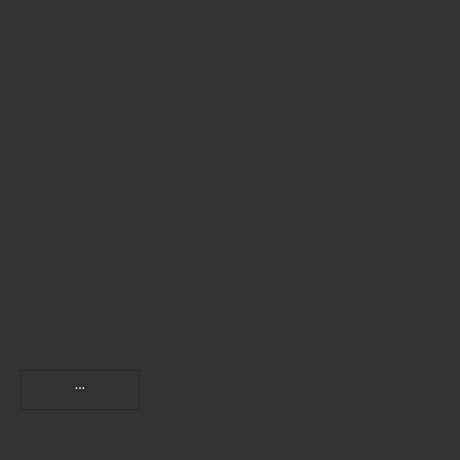
<?xml version="1.0" encoding="UTF-8"?>
<ui version="4.0">
 <class>Main_window</class>
 <widget class="QWidget" name="Main_window">
  <property name="geometry">
   <rect>
    <x>0</x>
    <y>0</y>
    <width>460</width>
    <height>460</height>
   </rect>
  </property>
  <property name="sizePolicy">
   <sizepolicy hsizetype="Preferred" vsizetype="Preferred">
    <horstretch>0</horstretch>
    <verstretch>0</verstretch>
   </sizepolicy>
  </property>
  <property name="minimumSize">
   <size>
    <width>460</width>
    <height>460</height>
   </size>
  </property>
  <property name="maximumSize">
   <size>
    <width>460</width>
    <height>460</height>
   </size>
  </property>
  <property name="mouseTracking">
   <bool>true</bool>
  </property>
  <property name="focusPolicy">
   <enum>Qt::StrongFocus</enum>
  </property>
  <property name="windowTitle">
   <string>Nerf_Turret_PC</string>
  </property>
  <property name="styleSheet">
   <string notr="true">background-color: rgb(51, 51, 51);</string>
  </property>
  <widget class="QPushButton" name="motor_on_button">
   <property name="enabled">
    <bool>false</bool>
   </property>
   <property name="geometry">
    <rect>
     <x>30</x>
     <y>120</y>
     <width>100</width>
     <height>60</height>
    </rect>
   </property>
   <property name="sizePolicy">
    <sizepolicy hsizetype="Preferred" vsizetype="Preferred">
     <horstretch>0</horstretch>
     <verstretch>0</verstretch>
    </sizepolicy>
   </property>
   <property name="focusPolicy">
    <enum>Qt::StrongFocus</enum>
   </property>
   <property name="contextMenuPolicy">
    <enum>Qt::DefaultContextMenu</enum>
   </property>
   <property name="acceptDrops">
    <bool>false</bool>
   </property>
   <property name="autoFillBackground">
    <bool>false</bool>
   </property>
   <property name="styleSheet">
    <string notr="true"> QPushButton:flat {   border: none; }</string>
   </property>
   <property name="text">
    <string/>
   </property>
   <property name="icon">
    <iconset>
     <normaloff>motor_off.png</normaloff>motor_off.png</iconset>
   </property>
   <property name="iconSize">
    <size>
     <width>120</width>
     <height>120</height>
    </size>
   </property>
   <property name="checkable">
    <bool>true</bool>
   </property>
   <property name="autoDefault">
    <bool>false</bool>
   </property>
   <property name="default">
    <bool>false</bool>
   </property>
   <property name="flat">
    <bool>true</bool>
   </property>
  </widget>
  <widget class="QPushButton" name="bluetooth_button">
   <property name="geometry">
    <rect>
     <x>20</x>
     <y>40</y>
     <width>120</width>
     <height>60</height>
    </rect>
   </property>
   <property name="sizePolicy">
    <sizepolicy hsizetype="Preferred" vsizetype="Preferred">
     <horstretch>0</horstretch>
     <verstretch>0</verstretch>
    </sizepolicy>
   </property>
   <property name="autoFillBackground">
    <bool>false</bool>
   </property>
   <property name="styleSheet">
    <string notr="true"> QPushButton:flat {   border: none; }</string>
   </property>
   <property name="text">
    <string/>
   </property>
   <property name="icon">
    <iconset>
     <normaloff>not_connect.png</normaloff>not_connect.png</iconset>
   </property>
   <property name="iconSize">
    <size>
     <width>120</width>
     <height>120</height>
    </size>
   </property>
   <property name="checkable">
    <bool>true</bool>
   </property>
   <property name="flat">
    <bool>true</bool>
   </property>
  </widget>
  <widget class="QTextEdit" name="textedit">
   <property name="enabled">
    <bool>false</bool>
   </property>
   <property name="geometry">
    <rect>
     <x>20</x>
     <y>370</y>
     <width>120</width>
     <height>40</height>
    </rect>
   </property>
   <property name="font">
    <font>
     <family>Impact</family>
     <pointsize>10</pointsize>
     <kerning>false</kerning>
    </font>
   </property>
   <property name="cursor" stdset="0">
    <cursorShape>IBeamCursor</cursorShape>
   </property>
   <property name="html">
    <string>&lt;!DOCTYPE HTML PUBLIC &quot;-//W3C//DTD HTML 4.0//EN&quot; &quot;http://www.w3.org/TR/REC-html40/strict.dtd&quot;&gt;
&lt;html&gt;&lt;head&gt;&lt;meta name=&quot;qrichtext&quot; content=&quot;1&quot; /&gt;&lt;style type=&quot;text/css&quot;&gt;
p, li { white-space: pre-wrap; }
&lt;/style&gt;&lt;/head&gt;&lt;body style=&quot; font-family:'Impact'; font-size:10pt; font-weight:400; font-style:normal;&quot;&gt;
&lt;p align=&quot;center&quot; style=&quot; margin-top:12px; margin-bottom:12px; margin-left:0px; margin-right:0px; -qt-block-indent:0; text-indent:0px;&quot;&gt;&lt;span style=&quot; color:#ffffff;&quot;&gt;...&lt;/span&gt;&lt;/p&gt;&lt;/body&gt;&lt;/html&gt;</string>
   </property>
  </widget>
  <widget class="QPushButton" name="check_button">
   <property name="enabled">
    <bool>false</bool>
   </property>
   <property name="geometry">
    <rect>
     <x>20</x>
     <y>310</y>
     <width>120</width>
     <height>40</height>
    </rect>
   </property>
   <property name="focusPolicy">
    <enum>Qt::StrongFocus</enum>
   </property>
   <property name="styleSheet">
    <string notr="true"> QPushButton:flat {   border: none; }</string>
   </property>
   <property name="text">
    <string/>
   </property>
   <property name="icon">
    <iconset>
     <normaloff>check_button.png</normaloff>check_button.png</iconset>
   </property>
   <property name="iconSize">
    <size>
     <width>141</width>
     <height>141</height>
    </size>
   </property>
   <property name="checkable">
    <bool>true</bool>
   </property>
   <property name="flat">
    <bool>true</bool>
   </property>
  </widget>
  <widget class="QLabel" name="pad_label">
   <property name="enabled">
    <bool>true</bool>
   </property>
   <property name="geometry">
    <rect>
     <x>190</x>
     <y>40</y>
     <width>242</width>
     <height>242</height>
    </rect>
   </property>
   <property name="sizePolicy">
    <sizepolicy hsizetype="Preferred" vsizetype="Preferred">
     <horstretch>30</horstretch>
     <verstretch>30</verstretch>
    </sizepolicy>
   </property>
   <property name="mouseTracking">
    <bool>true</bool>
   </property>
   <property name="frameShape">
    <enum>QFrame::NoFrame</enum>
   </property>
   <property name="frameShadow">
    <enum>QFrame::Plain</enum>
   </property>
   <property name="lineWidth">
    <number>0</number>
   </property>
   <property name="text">
    <string/>
   </property>
   <property name="textFormat">
    <enum>Qt::AutoText</enum>
   </property>
   <property name="pixmap">
    <pixmap>pad-pc.png</pixmap>
   </property>
   <property name="scaledContents">
    <bool>false</bool>
   </property>
  </widget>
  <widget class="QLabel" name="pad_label_s">
   <property name="enabled">
    <bool>true</bool>
   </property>
   <property name="geometry">
    <rect>
     <x>280</x>
     <y>380</y>
     <width>60</width>
     <height>60</height>
    </rect>
   </property>
   <property name="sizePolicy">
    <sizepolicy hsizetype="Preferred" vsizetype="Preferred">
     <horstretch>30</horstretch>
     <verstretch>30</verstretch>
    </sizepolicy>
   </property>
   <property name="mouseTracking">
    <bool>true</bool>
   </property>
   <property name="text">
    <string/>
   </property>
   <property name="pixmap">
    <pixmap>pad-pc-s.png</pixmap>
   </property>
   <property name="scaledContents">
    <bool>true</bool>
   </property>
  </widget>
  <widget class="QLabel" name="pad_label_w">
   <property name="enabled">
    <bool>true</bool>
   </property>
   <property name="geometry">
    <rect>
     <x>280</x>
     <y>300</y>
     <width>60</width>
     <height>60</height>
    </rect>
   </property>
   <property name="sizePolicy">
    <sizepolicy hsizetype="Preferred" vsizetype="Preferred">
     <horstretch>30</horstretch>
     <verstretch>30</verstretch>
    </sizepolicy>
   </property>
   <property name="mouseTracking">
    <bool>true</bool>
   </property>
   <property name="text">
    <string/>
   </property>
   <property name="pixmap">
    <pixmap>pad-pc-w.png</pixmap>
   </property>
   <property name="scaledContents">
    <bool>true</bool>
   </property>
  </widget>
  <widget class="QLabel" name="pad_label_a">
   <property name="enabled">
    <bool>true</bool>
   </property>
   <property name="geometry">
    <rect>
     <x>200</x>
     <y>380</y>
     <width>60</width>
     <height>60</height>
    </rect>
   </property>
   <property name="sizePolicy">
    <sizepolicy hsizetype="Preferred" vsizetype="Preferred">
     <horstretch>30</horstretch>
     <verstretch>30</verstretch>
    </sizepolicy>
   </property>
   <property name="mouseTracking">
    <bool>true</bool>
   </property>
   <property name="text">
    <string/>
   </property>
   <property name="pixmap">
    <pixmap>pad-pc-a.png</pixmap>
   </property>
   <property name="scaledContents">
    <bool>true</bool>
   </property>
  </widget>
  <widget class="QLabel" name="pad_label_d">
   <property name="enabled">
    <bool>true</bool>
   </property>
   <property name="geometry">
    <rect>
     <x>360</x>
     <y>380</y>
     <width>60</width>
     <height>60</height>
    </rect>
   </property>
   <property name="sizePolicy">
    <sizepolicy hsizetype="Preferred" vsizetype="Preferred">
     <horstretch>30</horstretch>
     <verstretch>30</verstretch>
    </sizepolicy>
   </property>
   <property name="mouseTracking">
    <bool>true</bool>
   </property>
   <property name="text">
    <string/>
   </property>
   <property name="pixmap">
    <pixmap>pad-pc-d.png</pixmap>
   </property>
   <property name="scaledContents">
    <bool>true</bool>
   </property>
  </widget>
  <widget class="QPushButton" name="auto_button">
   <property name="enabled">
    <bool>true</bool>
   </property>
   <property name="geometry">
    <rect>
     <x>20</x>
     <y>230</y>
     <width>130</width>
     <height>60</height>
    </rect>
   </property>
   <property name="sizePolicy">
    <sizepolicy hsizetype="Preferred" vsizetype="Preferred">
     <horstretch>0</horstretch>
     <verstretch>0</verstretch>
    </sizepolicy>
   </property>
   <property name="focusPolicy">
    <enum>Qt::StrongFocus</enum>
   </property>
   <property name="contextMenuPolicy">
    <enum>Qt::DefaultContextMenu</enum>
   </property>
   <property name="acceptDrops">
    <bool>false</bool>
   </property>
   <property name="autoFillBackground">
    <bool>false</bool>
   </property>
   <property name="styleSheet">
    <string notr="true"> QPushButton:flat {   border: none; }</string>
   </property>
   <property name="text">
    <string/>
   </property>
   <property name="icon">
    <iconset>
     <normaloff>auto_off.png</normaloff>auto_off.png</iconset>
   </property>
   <property name="iconSize">
    <size>
     <width>120</width>
     <height>120</height>
    </size>
   </property>
   <property name="checkable">
    <bool>true</bool>
   </property>
   <property name="autoDefault">
    <bool>false</bool>
   </property>
   <property name="default">
    <bool>false</bool>
   </property>
   <property name="flat">
    <bool>true</bool>
   </property>
  </widget>
  <zorder>pad_label</zorder>
  <zorder>motor_on_button</zorder>
  <zorder>bluetooth_button</zorder>
  <zorder>textedit</zorder>
  <zorder>check_button</zorder>
  <zorder>pad_label_s</zorder>
  <zorder>pad_label_w</zorder>
  <zorder>pad_label_a</zorder>
  <zorder>pad_label_d</zorder>
  <zorder>auto_button</zorder>
 </widget>
 <resources/>
 <connections/>
</ui>
